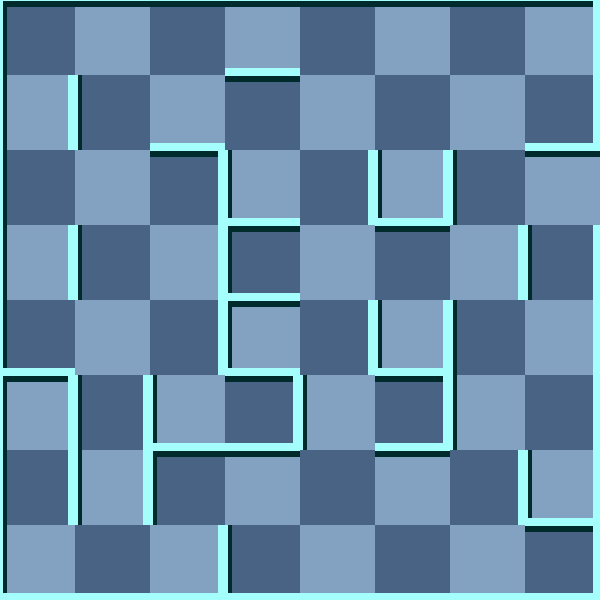

This game map was drawn from its Tiled (.tmx) file and the tilesets committed beside it. A one-line description and the trimmed map source follow:
An orthogonal 8x8 tile map with 75x75 px tiles, 2 tile layers (background, 块层 1) and 6 objects (2x WhiteMummy, Exit, Door, Key, Player).

<map version="1.0" orientation="orthogonal" width="8" height="8" tilewidth="75" tileheight="75">
 <tileset firstgid="1" name="wall" tilewidth="75" tileheight="75">
  <image source="gfx/wall.png" width="300" height="375" />
  <tile id="0">
   <properties>
    <property name="ValOfWall" value="0" />
   </properties>
  </tile>
  <tile id="1">
   <properties>
    <property name="ValOfWall" value="1" />
   </properties>
  </tile>
  <tile id="2">
   <properties>
    <property name="ValOfWall" value="2" />
   </properties>
  </tile>
  <tile id="3">
   <properties>
    <property name="ValOfWall" value="3" />
   </properties>
  </tile>
  <tile id="4">
   <properties>
    <property name="ValOfWall" value="4" />
   </properties>
  </tile>
  <tile id="5">
   <properties>
    <property name="ValOfWall" value="5" />
   </properties>
  </tile>
  <tile id="6">
   <properties>
    <property name="ValOfWall" value="6" />
   </properties>
  </tile>
  <tile id="7">
   <properties>
    <property name="ValOfWall" value="7" />
   </properties>
  </tile>
  <tile id="8">
   <properties>
    <property name="ValOfWall" value="8" />
   </properties>
  </tile>
  <tile id="9">
   <properties>
    <property name="ValOfWall" value="9" />
   </properties>
  </tile>
  <tile id="10">
   <properties>
    <property name="ValOfWall" value="10" />
   </properties>
  </tile>
  <tile id="11">
   <properties>
    <property name="ValOfWall" value="11" />
   </properties>
  </tile>
  <tile id="12">
   <properties>
    <property name="ValOfWall" value="12" />
   </properties>
  </tile>
  <tile id="13">
   <properties>
    <property name="ValOfWall" value="13" />
   </properties>
  </tile>
  <tile id="14">
   <properties>
    <property name="ValOfWall" value="14" />
   </properties>
  </tile>
  <tile id="15">
   <properties>
    <property name="ValOfWall" value="15" />
   </properties>
  </tile>
  <tile id="18">
   <properties>
    <property name="ValOfWall" value="-1" />
   </properties>
  </tile>
 </tileset>
 <layer name="background" width="8" height="8">
  <data>[64 cells, 64 non-empty, 2 distinct tile ids]</data>
 </layer>
 <layer name="块层 1" width="8" height="8">
  <data>[64 cells, 64 non-empty, 15 distinct tile ids]</data>
 </layer>
 <objectgroup name="对象层 1" width="8" height="8">
  <object name="Exit" x="600" y="150" />
  <object name="WhiteMummy" x="525" y="75">
   <properties>
    <property name="value" value="25" />
   </properties>
  </object>
  <object name="WhiteMummy" x="375" y="150">
   <properties>
    <property name="value" value="21" />
   </properties>
  </object>
  <object name="Door" x="375" y="75">
   <properties>
    <property name="direction" value="1" />
    <property name="value" value="15" />
   </properties>
  </object>
  <object name="Key" x="0" y="75">
   <properties>
    <property name="value" value="12" />
   </properties>
  </object>
  <object name="Player" x="300" y="450">
   <properties>
    <property name="value" value="1" />
   </properties>
  </object>
 </objectgroup>
</map>
